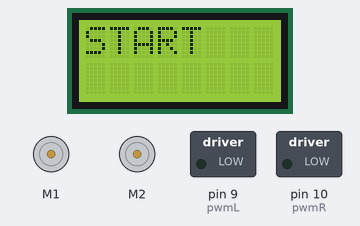
The sketch below on a simulated Arduino Leonardo, built with avr-gcc and run on an emulated ATmega32U4. Shown: 8×2 character LCD, 2 × DC motor (green arrow = forward, orange = backward, longer = faster), switched loads named in the sketch (green lamp = pin HIGH). What the sketch prints to the serial monitor is not drawn.

Above: at 0.1 s.
At 8.9 s:
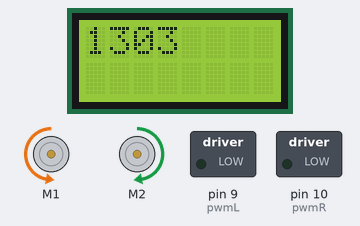
At 17.0 s:
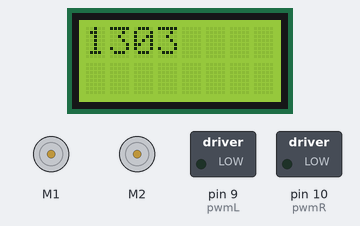
Timing chart, 0 to 19.6 s (numbered marks = the images above):
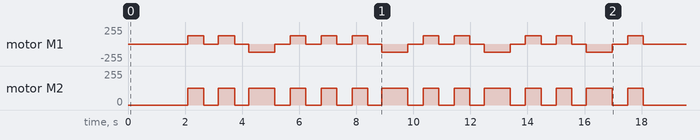

The sketch:

SWEDemoCode.ino
```cpp
#include <Wire.h>
#include <Zumo32U4.h>

#define led 13
#define pwmL 9
#define pwmR 10
Zumo32U4Encoders encoders;
Zumo32U4LCD lcd;
Zumo32U4Motors motors;
int timeDelay = 500;

void setup() {
  // put your setup code here, to run once:
  lcd.print("START");
  delay(2000);
  lcd.clear();
  pinMode(pwmL,OUTPUT);
  pinMode(pwmR,OUTPUT);

 // testTurnLeft();
 // delay(500);
 // testTurnRight();
 // delay(500);
 // testTurnRight();
 // delay(500);
 // testTurnLeft();
 // delay(500);
 // testGoForward();

    goForward();
    delay(timeDelay);
    goForward();
    delay(timeDelay);
    turnLeft();
    delay(timeDelay);
    goForward();
    delay(timeDelay);
    goForward();
    delay(timeDelay);
    goForward();
    delay(timeDelay);
    turnLeft();
    delay(timeDelay);
    goForward();
    delay(timeDelay);
    goForward();
    delay(timeDelay);
    turnLeft();
    delay(timeDelay);
    goForward();
    delay(timeDelay);
    goForward();
    delay(timeDelay);
    turnLeft();
    delay(timeDelay);
    goForward();


}

void loop() {
  // put your main code here, to run repeatedly:
  digitalWrite(led, HIGH);
  delay(2000);
  digitalWrite(led, LOW);
  delay(2000);
  Serial.println(Zumo32U4Encoders::getCountsLeft());
}

void testTurnRight(){
  //Testing turnRight
  lcd.print("TestR");
  delay(1000);
  turnRight();
  lcd.clear();
}

void testTurnLeft(){
  //Testing turnLeft
  lcd.print("turnL");
  delay(1000);
  turnLeft();
}

void testGoForward(){
  //Tetsing goForward
  lcd.print("Forward");
  delay(1000);
  goForward();
}

void turnRight(){
  encoders.getCountsAndResetLeft();
  encoders.getCountsAndResetRight();

  int16_t countsRight = 0;

  while(countsRight >= -600){
    motors.setSpeeds(200,-200);
    countsRight = encoders.getCountsRight();
    /*Debugging*/ //lcd.clear(); lcd.print(countsRight);
  }
  motors.setSpeeds(0,0);

}

void turnLeft(){
  encoders.getCountsAndResetLeft();
  encoders.getCountsAndResetRight();

  int16_t countsLeft = 0;

  while(countsLeft >= -675){
    motors.setSpeeds(-200,200);
    countsLeft = encoders.getCountsLeft();
    /*Debugging*/ //lcd.clear(); lcd.print(countsLeft);
  }
  motors.setSpeeds(0,0);
}

void goForward(){
  encoders.getCountsAndResetLeft();
  encoders.getCountsAndResetRight();
  int countsRight = 0;

  while(countsRight < 1300){
    motors.setSpeeds(200,200);
    countsRight = encoders.getCountsRight();
    /*Debugging*/ lcd.clear(); lcd.print(countsRight);
  }

  motors.setSpeeds(0,0);
}
```

Measured:
- by itself, motor M1: stopped → forward 127/255 at 2.1 s, → stopped 0.55 s later, → forward 127/255 0.52 s later, → stopped 0.57 s later, … (28 changes in this stretch)
- by itself, motor M2: stopped → forward 127/255 at 2.1 s, → stopped 0.55 s later, → forward 127/255 0.52 s later, → stopped 0.57 s later, … (28 changes in this stretch)
